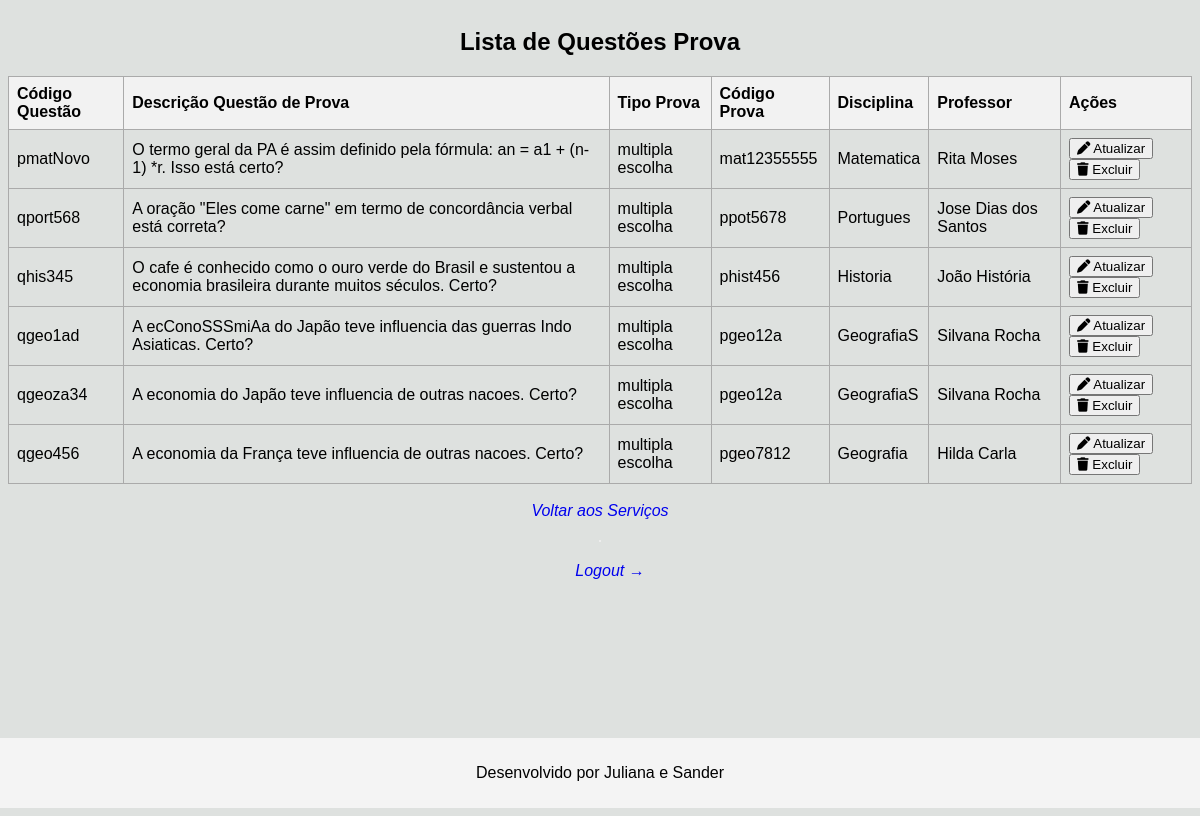
Page /index.php?controller=questoes&action=list (signed in) on the committed database.
### tables this page shows
CREATE TABLE IF NOT EXISTS `questoes` (
  `id_questao` int(11) NOT NULL AUTO_INCREMENT,
  `codigoQuestao` varchar(100) NOT NULL,
  `descricao` varchar(700) NOT NULL,
  `tipo_prova` varchar(100) NOT NULL,
  `Prova_id_prova` int(11) NOT NULL,
  `Prova_Disciplina_id_disciplina` int(11) NOT NULL,
  `Prova_Disciplina_Professor_id_professor` int(11) NOT NULL,
  PRIMARY KEY (`id_questao`,`Prova_id_prova`,`Prova_Disciplina_id_disciplina`,`Prova_Disciplina_Professor_id_professor`),
  KEY `fk_Questoes_Prova1_idx` (`Prova_id_prova`,`Prova_Disciplina_id_disciplina`,`Prova_Disciplina_Professor_id_professor`),
  CONSTRAINT `fk_Questoes_Prova1` FOREIGN KEY (`Prova_id_prova`, `Prova_Disciplina_id_disciplina`, `Prova_Disciplina_Professor_id_professor`) REFERENCES `prova` (`id_prova`, `Disciplina_id_disciplina`, `Disciplina_Professor_id_professor`) ON DELETE NO ACTION ON UPDATE NO ACTION
);

CREATE TABLE IF NOT EXISTS `prova` (
  `id_prova` int(11) NOT NULL AUTO_INCREMENT,
  `codigoProva` varchar(100) NOT NULL,
  `tipo_prova` varchar(100) NOT NULL,
  `disciplina` varchar(700) NOT NULL,
  `conteudo` varchar(100) NOT NULL,
  `data_prova` date NOT NULL,
  `professor` varchar(100) NOT NULL,
  `Disciplina_id_disciplina` int(11) NOT NULL,
  `Disciplina_Professor_id_professor` int(11) NOT NULL,
  PRIMARY KEY (`id_prova`,`Disciplina_id_disciplina`,`Disciplina_Professor_id_professor`),
  KEY `fk_Prova_Disciplina1_idx` (`Disciplina_id_disciplina`,`Disciplina_Professor_id_professor`),
  CONSTRAINT `fk_Prova_Disciplina1` FOREIGN KEY (`Disciplina_id_disciplina`, `Disciplina_Professor_id_professor`) REFERENCES `disciplina` (`id_disciplina`, `Professor_id_professor`) ON DELETE NO ACTION ON UPDATE NO ACTION
);

CREATE TABLE IF NOT EXISTS `disciplina` (
  `id_disciplina` int(11) NOT NULL AUTO_INCREMENT,
  `codigoDisciplina` varchar(100) NOT NULL,
  `nome` varchar(100) NOT NULL,
  `carga_horaria` varchar(700) NOT NULL,
  `professor` varchar(100) NOT NULL,
  `descricao` varchar(700) NOT NULL,
  `semestre_periodo` varchar(150) NOT NULL,
  `Professor_id_professor` int(11) NOT NULL,
  `Turma_id_turma` int(11) NOT NULL,
  PRIMARY KEY (`id_disciplina`,`Professor_id_professor`),
  KEY `fk_Disciplina_Professor1_idx` (`Professor_id_professor`),
  KEY `fk_Turma1_idx` (`Turma_id_turma`),
  CONSTRAINT `fk_Disciplina_Professor1` FOREIGN KEY (`Professor_id_professor`) REFERENCES `professor` (`id_professor`) ON DELETE NO ACTION ON UPDATE NO ACTION,
  CONSTRAINT `fk_Turma1` FOREIGN KEY (`Turma_id_turma`) REFERENCES `turma` (`id_turma`) ON DELETE NO ACTION ON UPDATE NO ACTION
);

CREATE TABLE IF NOT EXISTS `professor` (
  `id_professor` int(11) NOT NULL AUTO_INCREMENT,
  `registroProfessor` varchar(100) NOT NULL,
  `nome` varchar(100) NOT NULL,
  `email` varchar(100) NOT NULL,
  `endereco` varchar(100) NOT NULL,
  `telefone` varchar(45) NOT NULL,
  `senha` varchar(255) NOT NULL,
  PRIMARY KEY (`id_professor`)
);

### controllers/Questoes_controller.php (called while the page is built, shortened)
<?php
require_once __DIR__ . '/../models/Questoes_model.php';
class Questoes_controller {
    private $questoesModel;
    public function __construct($conexao) {
        $this->conexao = $conexao;
        $this->questoesModel = new QuestoesModel($this->conexao);
    }
    public function list() {
        $questoes = $this->questoesModel->getAllQuestoes();
        include __DIR__ . '/../views/questoes/List.php';
    }
}

### models/Questoes_model.php (called while the page is built, shortened)
<?php
class QuestoesModel {
    private $db;
    public function __construct(PDO $conexao) {
        $this->db = $conexao;
    }
    public function getAllQuestoes() {
        $stmt = $this->db->query("
            SELECT
                q.id_questao,
                q.codigoQuestao,
                q.descricao,
                q.tipo_prova,
                p.codigoProva AS codigo_prova,
                d.nome AS nome_disciplina,
                prof.nome AS nome_professor
            FROM
                questoes q
            JOIN
                prova p ON q.Prova_id_prova = p.id_prova
            JOIN
                disciplina d ON q.Prova_Disciplina_id_disciplina = d.id_disciplina
            JOIN
                professor prof ON q.Prova_Disciplina_Professor_id_professor = prof.id_professor;
        ");
        return $stmt->fetchAll(PDO::FETCH_ASSOC);
    }
}

### views/questoes/List.php (the view, shortened to what this page needs)
<!DOCTYPE html>
<html lang="pt-BR">
<head>
    <link rel="stylesheet" href="public/css/style.css">
    <link rel="stylesheet" href="https://cdnjs.cloudflare.com/ajax/libs/font-awesome/6.0.0/css/all.min.css"
 />
</head>
<body class="servicos_forms">
    <h2>Lista de Questões Prova</h2>
    <table border="1" cellpadding="5" cellspacing="0">
        <thead>
            <tr>
                <th>Código Questão</th>
                <th>Descrição Questão de Prova</th>
                <th>Tipo Prova</th>
                <th>Código Prova</th>
                <th>Disciplina</th>
                <th>Professor</th>
                <th>Ações</th>
            </tr>
        </thead>
        <tbody>
            <?php if (empty($questoes)): ?>
                <tr>
                    <td colspan="7">Nenhuma questão de prova encontrada.</td>
                </tr>
            <?php else: ?>
                <?php foreach ($questoes as $questao): ?>
                    <tr>
                        <td><?= htmlspecialchars($questao['codigoQuestao']) ?></td>
                        <td><?= htmlspecialchars($questao['descricao']) ?></td>
                        <td><?= htmlspecialchars($questao['tipo_prova']) ?></td>
                        <td><?= htmlspecialchars($questao['codigo_prova']) ?></td>
                        <td><?= htmlspecialchars($questao['nome_disciplina']) ?></td>
                        <td><?= htmlspecialchars($questao['nome_professor']) ?></td>
                        <td id='buttons-wrapper'>
                            <button onclick="atualizarQuestao(<?= htmlspecialchars($questao['id_questao']) ?>)">
                                <i class='fa-solid fa-pen'></i> Atualizar
                            </button>
                            <button onclick="excluirQuestao(<?= htmlspecialchars($questao['id_questao']) ?>)">
                                <i class='fa-solid fa-trash'></i> Excluir
                            </button>
                        </td>
                    </tr>
                <?php endforeach; ?>
            <?php endif; ?>
        </tbody>
    </table>
    <br>
    <a href="index.php?controller=professor&action=showServicesPage">Voltar aos Serviços</a>
    <hr>
    <a href="index.php?controller=auth&action=logout" style="margin-left:20px;">Logout →</a>
</body>
<footer>
    <p>Desenvolvido por Juliana e Sander</p>
</footer>
</html>

### public/css/style.css (style rules this page uses)
footer { margin-top: auto; margin-bottom: 0%; text-align: center; padding: 10px; background-color: #f4f4f4; max-width: 100%; width: 100%; }
hr { border: 1px solid #eee; margin: 20px 0; }
a { text-decoration: none; font-style: italic; }
.servicos_forms { background-color: #dee1df; display: flex; flex-direction: column; min-height: 100vh; align-items: center; font-family: sans-serif; }
table { width: 100%; border-collapse: collapse; font-size: sans-serif; }
th, td { border: 1px solid #aaa; padding: 8px; text-align: left; }
th { background-color: #f2f2f2; font-weight: bold; }
tbody tr { border-bottom: 1px solid #aaa; }
tbody tr:last-child { border-bottom: none; }

### rows in the picture
questoes: codigoQuestao "pmatNovo", descricao "O termo geral da PA é assim definido pela fórmula: an = a1 + (n-1) *r. Isso está certo?", tipo_prova "multipla escolha", prova.codigoProva "mat12355555", disciplina.nome "Matematica", professor.nome "Rita Moses"
questoes: codigoQuestao "qport568", descricao "A oração \"Eles come carne\" em termo de concordância verbal está correta?", tipo_prova "multipla escolha", prova.codigoProva "ppot5678", disciplina.nome "Portugues", professor.nome "Jose Dias dos Santos"
questoes: codigoQuestao "qhis345", descricao "O cafe é conhecido como o ouro verde do Brasil e sustentou a economia brasileira durante muitos séculos. Certo?", tipo_prova "multipla escolha", prova.codigoProva "phist456", disciplina.nome "Historia", professor.nome "João História"
questoes: codigoQuestao "qgeo1ad", descricao "A ecConoSSSmiAa do Japão teve influencia das guerras Indo Asiaticas. Certo?", tipo_prova "multipla escolha", prova.codigoProva "pgeo12a", disciplina.nome "GeografiaS", professor.nome "Silvana Rocha"
questoes: codigoQuestao "qgeoza34", descricao "A economia do Japão teve influencia de outras nacoes. Certo?", tipo_prova "multipla escolha", prova.codigoProva "pgeo12a", disciplina.nome "GeografiaS", professor.nome "Silvana Rocha"
questoes: codigoQuestao "qgeo456", descricao "A economia da França teve influencia de outras nacoes. Certo?", tipo_prova "multipla escolha", prova.codigoProva "pgeo7812", disciplina.nome "Geografia", professor.nome "Hilda Carla"
